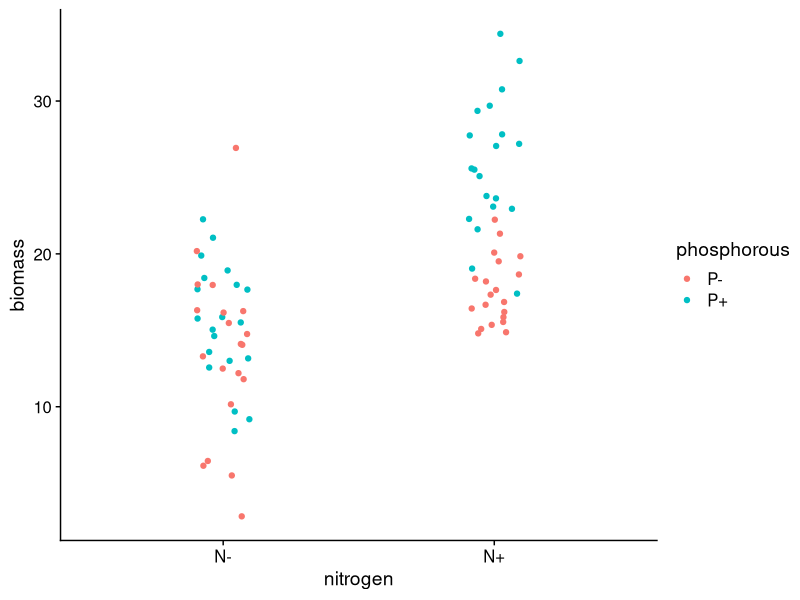
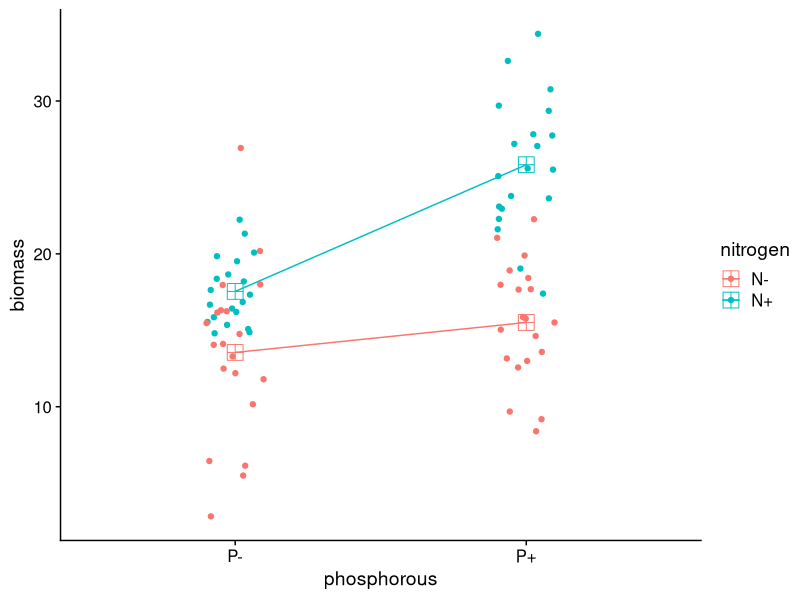

Recreate these plots in R, in order.
## ---- chunk 1
library(tidyverse)
library(cowplot)
theme_set(theme_cowplot())
library(readxl)
library(car)
## ---- chunk 2
biomass <- read_csv("../data/biomass.csv")
str(biomass)
## ---- chunk 3
biomass %>% group_by(nitrogen, phosphorous) %>% tally()
## ---- chunk 4
ggplot(biomass, aes(x = nitrogen, y = biomass, color = phosphorous)) +
  geom_point(position = position_jitter(width = 0.1))
## ---- chunk 5

## ---- chunk 6
ggplot(biomass, aes(x = phosphorous,
               y = biomass,
               color = nitrogen,
               group = nitrogen)) +
  geom_point(position = position_jitter(width = 0.1)) +
  stat_summary(fun = mean, geom = "point", pch = 12, size = 5) +
  stat_summary(fun = mean, geom = "line")
## ---- chunk 7
biomass %>% group_by(nitrogen, phosphorous) %>%
  summarize(mean = mean(biomass), .groups = "drop")
## ---- chunk 8
fm <- lm(biomass ~ nitrogen * phosphorous, data = biomass)
## ---- chunk 9
summary(fm)
## ---- chunk 10
fm2 <- lm(biomass ~ phosphorous * nitrogen, data = biomass)
anova(fm2)
## ---- chunk 11

## ---- chunk 12
biomass$n_num <- ifelse(biomass$nitrogen == "N-", 0, 1)
biomass$p_num <- ifelse(biomass$phosphorous == "P-", 0, 1)
## ---- chunk 13
biomass$interact <- biomass$n_num * biomass$p_num
## ---- chunk 14
biomass %>% slice(c(1,21,41,61,81))
## ---- chunk 15
summary(lm(biomass ~ n_num + p_num + interact, data = biomass))
## ---- chunk 16
mm <- model.matrix(biomass ~ nitrogen * phosphorous, data = biomass)
mm[15:25,]
## ---- chunk 17
set.seed(15)
biomass_ub <- biomass %>% slice(sample(1:nrow(.), nrow(.) - 20))
biomass_ub %>% group_by(nitrogen, phosphorous) %>% tally()
## ---- chunk 18
fm1 <- lm(biomass ~ nitrogen * phosphorous, data = biomass_ub)
anova(fm1)
## ---- chunk 19
fm2 <- lm(biomass ~ phosphorous * nitrogen, data = biomass_ub)
anova(fm2)
## ---- chunk 20
library(car)
Anova(fm1, type = "III")
## ---- chunk 21
library(car)
Anova(fm2, type = "III")
